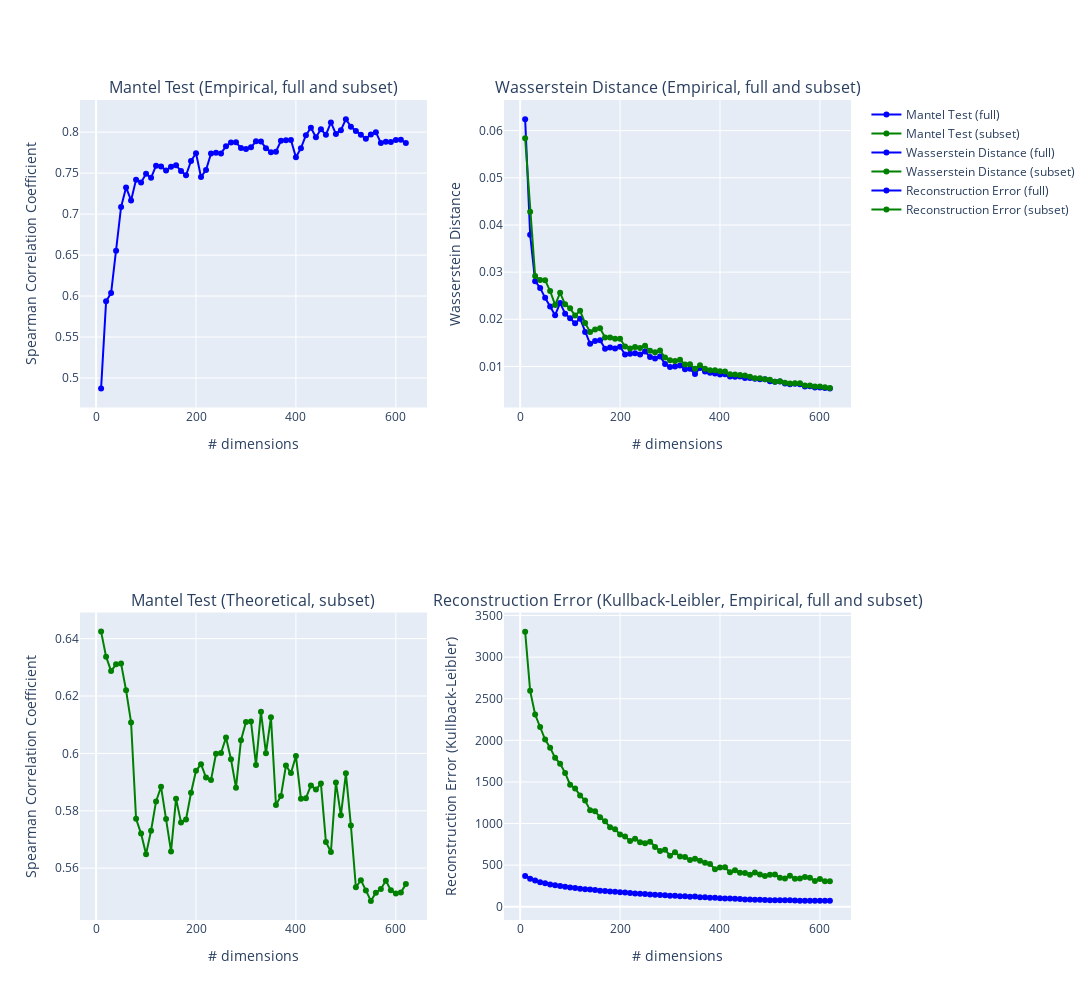

This figure's notebook cell:
### Code cell
#### RUN THIS VISUALIZATION: VISUALIZE EVALUATION RESULTS (PLOTLY INTERACTIVE): ALL EVAL METRICS
# the only theoretical 'sanity check' is with mantel subset!

from plotly.subplots import make_subplots
# Create subplots with 1 row and 4 columns
fig = make_subplots(rows=2, cols=2,
                    subplot_titles=( 
                                    'Mantel Test (Empirical, full and subset)', 
                                    'Wasserstein Distance (Empirical, full and subset)',
                                    'Mantel Test (Theoretical, subset)',
                                    'Reconstruction Error (Kullback-Leibler, Empirical, full and subset)'
                                    ))

# Add traces to each subplot
## MANTEL
fig.add_trace(go.Scatter(x=test_range, 
                         y=[t[0] for t in mantel_empirical_all2], 
                         mode='markers+lines', 
                         name='Mantel Test (full)', 
                         line=dict(color='blue')), 
                         row=1, col=1)
fig.add_trace(go.Scatter(x=test_range, 
                         y=[t[0] for t in mantel_empirical_subset2],
                        mode='markers+lines', 
                        name='Mantel Test (subset)', 
                        line=dict(color='green')), 
                        row=1, col=1)

fig.add_trace(go.Scatter(x=test_range,
                         y=[t[0] for t in mantel_theoretical_subset2],
                         mode='markers+lines', 
                         name='Mantel Test (subset)', 
                         line=dict(color='green')), 
                         row=2, col=1)

## WASSERSTEIN
fig.add_trace(go.Scatter(x=test_range, 
                         y=wasserstein_all2, 
                         mode='markers+lines', 
                         name='Wasserstein Distance (full)', 
                         line=dict(color='blue')), 
                         row=1, col=2)
fig.add_trace(go.Scatter(x=test_range, 
                         y=wasserstein_subset2, 
                         mode='markers+lines', 
                         name='Wasserstein Distance (subset)', 
                         line=dict(color='green')), 
                         row=1, col=2)

## RECONSTRUCTION ERROR
fig.add_trace(go.Scatter(x=test_range, 
                         y=reconstruction_errors_all2, 
                         mode='markers+lines', 
                         name='Reconstruction Error (full)', 
                         line=dict(color='blue')), 
                         row=2, col=2)
fig.add_trace(go.Scatter(x=test_range, 
                         y=reconstruction_errors_subset2, 
                         mode='markers+lines', 
                         name='Reconstruction Error (subset)', 
                         line=dict(color='green')), 
                         row=2, col=2)



# Update layout and axis labels
fig.update_layout(height=1000, width=1500)
fig.update_xaxes(title_text='# dimensions', row=1, col=1)
fig.update_xaxes(title_text='# dimensions', row=1, col=2)
fig.update_xaxes(title_text='# dimensions', row=2, col=1)
fig.update_xaxes(title_text='# dimensions', row=2, col=2)

fig.update_yaxes(title_text='Spearman Correlation Coefficient', row=1, col=1)
fig.update_yaxes(title_text='Wasserstein Distance', row=1, col=2)
fig.update_yaxes(title_text='Spearman Correlation Coefficient', row=2, col=1)
fig.update_yaxes(title_text='Reconstruction Error (Kullback-Leibler)', row=2, col=2)


# Show the subplots
fig.show()

### Figure 1 — Plotly figure (JSON) as saved in the notebook; plotly's stock layout.template omitted (floating-point values rounded to 4 significant figures)
{"data": [{"line": {"color": "blue"}, "mode": "markers+lines", "name": "Mantel Test (full)", "type": "scatter", "x": [10, 20, 30, 40, 50, 60, 70, 80, 90, 100, 110, 120, 130, 140, 150, 160, 170, 180, 190, 200, 210, 220, 230, 240, 250, 260, 270, 280, 290, 300, 310, 320, 330, 340, 350, 360, 370, 380, 390, 400, 410, 420, 430, 440, 450, 460, 470, 480, 490, 500, 510, 520, 530, 540, 550, 560, 570, 580, 590, 600, 610, 620], "xaxis": "x", "y": [0.4874, 0.5936, 0.6036, 0.6554, 0.7087, 0.7326, 0.7167, 0.742, 0.7387, 0.7493, 0.7443, 0.7591, 0.7581, 0.7532, 0.7578, 0.7595, 0.7526, 0.7474, 0.7649, 0.7743, 0.7453, 0.7538, 0.7738, 0.7748, 0.774, 0.7829, 0.7874, 0.7877, 0.7805, 0.7795, 0.7815, 0.7888, 0.7887, 0.7804, 0.7753, 0.7762, 0.7895, 0.7902, 0.7905, 0.7692, 0.7804, 0.7963, 0.8053, 0.7937, 0.8035, 0.7967, 0.8119, 0.7979, 0.8024, 0.8159, 0.8066, 0.8013, 0.7969, 0.792, 0.7971, 0.7999, 0.7867, 0.7883, 0.7879, 0.7904, 0.7907, 0.7867], "yaxis": "y"}, {"line": {"color": "green"}, "mode": "markers+lines", "name": "Mantel Test (subset)", "type": "scatter", "x": [10, 20, 30, 40, 50, 60, 70, 80, 90, 100, 110, 120, 130, 140, 150, 160, 170, 180, 190, 200, 210, 220, 230, 240, 250, 260, 270, 280, 290, 300, 310, 320, 330, 340, 350, 360, 370, 380, 390, 400, 410, 420, 430, 440, 450, 460, 470, 480, 490, 500, 510, 520, 530, 540, 550, 560, 570, 580, 590, 600, 610, 620], "xaxis": "x", "y": [], "yaxis": "y"}, {"line": {"color": "green"}, "mode": "markers+lines", "name": "Mantel Test (subset)", "type": "scatter", "x": [10, 20, 30, 40, 50, 60, 70, 80, 90, 100, 110, 120, 130, 140, 150, 160, 170, 180, 190, 200, 210, 220, 230, 240, 250, 260, 270, 280, 290, 300, 310, 320, 330, 340, 350, 360, 370, 380, 390, 400, 410, 420, 430, 440, 450, 460, 470, 480, 490, 500, 510, 520, 530, 540, 550, 560, 570, 580, 590, 600, 610, 620], "xaxis": "x3", "y": [0.6424, 0.6337, 0.6287, 0.6311, 0.6313, 0.622, 0.6108, 0.5772, 0.572, 0.5649, 0.5731, 0.5833, 0.5884, 0.5771, 0.5658, 0.5842, 0.576, 0.577, 0.5863, 0.5939, 0.5963, 0.5916, 0.5907, 0.5999, 0.6002, 0.6055, 0.598, 0.588, 0.6046, 0.6109, 0.6111, 0.596, 0.6145, 0.6001, 0.6126, 0.5821, 0.5852, 0.5958, 0.5931, 0.5991, 0.5842, 0.5844, 0.5888, 0.5874, 0.5895, 0.5691, 0.5656, 0.5899, 0.5784, 0.5931, 0.5749, 0.5534, 0.5558, 0.5523, 0.5486, 0.5514, 0.5528, 0.5556, 0.5523, 0.5512, 0.5515, 0.5544], "yaxis": "y3"}, {"line": {"color": "blue"}, "mode": "markers+lines", "name": "Wasserstein Distance (full)", "type": "scatter", "x": [10, 20, 30, 40, 50, 60, 70, 80, 90, 100, 110, 120, 130, 140, 150, 160, 170, 180, 190, 200, 210, 220, 230, 240, 250, 260, 270, 280, 290, 300, 310, 320, 330, 340, 350, 360, 370, 380, 390, 400, 410, 420, 430, 440, 450, 460, 470, 480, 490, 500, 510, 520, 530, 540, 550, 560, 570, 580, 590, 600, 610, 620], "xaxis": "x2", "y": [0.06245, 0.03794, 0.02809, 0.02665, 0.02454, 0.0227, 0.02088, 0.02347, 0.02119, 0.02023, 0.01914, 0.02014, 0.0173, 0.01479, 0.01538, 0.01557, 0.01377, 0.01403, 0.01379, 0.01419, 0.01252, 0.01268, 0.01278, 0.01251, 0.01316, 0.01201, 0.01169, 0.01212, 0.01054, 0.009905, 0.01, 0.01021, 0.009424, 0.009501, 0.008394, 0.009679, 0.008928, 0.008679, 0.008479, 0.008294, 0.008339, 0.007865, 0.007814, 0.007861, 0.007553, 0.007552, 0.00737, 0.007307, 0.007283, 0.006881, 0.006749, 0.006799, 0.006361, 0.006202, 0.006334, 0.006207, 0.005757, 0.00579, 0.005528, 0.005526, 0.005434, 0.005348], "yaxis": "y2"}, {"line": {"color": "green"}, "mode": "markers+lines", "name": "Wasserstein Distance (subset)", "type": "scatter", "x": [10, 20, 30, 40, 50, 60, 70, 80, 90, 100, 110, 120, 130, 140, 150, 160, 170, 180, 190, 200, 210, 220, 230, 240, 250, 260, 270, 280, 290, 300, 310, 320, 330, 340, 350, 360, 370, 380, 390, 400, 410, 420, 430, 440, 450, 460, 470, 480, 490, 500, 510, 520, 530, 540, 550, 560, 570, 580, 590, 600, 610, 620], "xaxis": "x2", "y": [0.05837, 0.04281, 0.02919, 0.02831, 0.02829, 0.02599, 0.02306, 0.02562, 0.02318, 0.02231, 0.02078, 0.02179, 0.01919, 0.01731, 0.01784, 0.01809, 0.01614, 0.01616, 0.01585, 0.01586, 0.01423, 0.01383, 0.01415, 0.01393, 0.01437, 0.01334, 0.01302, 0.01339, 0.01187, 0.01132, 0.01116, 0.01142, 0.0104, 0.01045, 0.009526, 0.01025, 0.009496, 0.009204, 0.009176, 0.009003, 0.008932, 0.008362, 0.008275, 0.008172, 0.008065, 0.007803, 0.007476, 0.007476, 0.007285, 0.007188, 0.006764, 0.006842, 0.006523, 0.006404, 0.006429, 0.006415, 0.005968, 0.005962, 0.005735, 0.00572, 0.005602, 0.005419], "yaxis": "y2"}, {"line": {"color": "blue"}, "mode": "markers+lines", "name": "Reconstruction Error (full)", "type": "scatter", "x": [10, 20, 30, 40, 50, 60, 70, 80, 90, 100, 110, 120, 130, 140, 150, 160, 170, 180, 190, 200, 210, 220, 230, 240, 250, 260, 270, 280, 290, 300, 310, 320, 330, 340, 350, 360, 370, 380, 390, 400, 410, 420, 430, 440, 450, 460, 470, 480, 490, 500, 510, 520, 530, 540, 550, 560, 570, 580, 590, 600, 610, 620], "xaxis": "x4", "y": [368.8, 336.2, 314.4, 296.0, 282.7, 268.4, 259.5, 249.6, 240.5, 231.6, 225.9, 217.6, 211.7, 206.7, 200.6, 193.0, 188.9, 183.9, 179.6, 173.9, 170.1, 165.7, 160.6, 155.9, 152.4, 148.7, 143.9, 141.1, 137.0, 133.3, 132.1, 126.9, 127.0, 121.0, 122.2, 113.9, 112.9, 108.0, 107.9, 102.4, 99.53, 98.29, 94.91, 92.52, 87.9, 86.91, 83.39, 83.37, 80.16, 78.74, 77.71, 76.91, 78.35, 77.67, 74.15, 70.68, 71.44, 71.05, 71.41, 71.03, 71.18, 72.75], "yaxis": "y4"}, {"line": {"color": "green"}, "mode": "markers+lines", "name": "Reconstruction Error (subset)", "type": "scatter", "x": [10, 20, 30, 40, 50, 60, 70, 80, 90, 100, 110, 120, 130, 140, 150, 160, 170, 180, 190, 200, 210, 220, 230, 240, 250, 260, 270, 280, 290, 300, 310, 320, 330, 340, 350, 360, 370, 380, 390, 400, 410, 420, 430, 440, 450, 460, 470, 480, 490, 500, 510, 520, 530, 540, 550, 560, 570, 580, 590, 600, 610, 620], "xaxis": "x4", "y": [3307.0, 2595.0, 2310.0, 2159.0, 2010.0, 1912.0, 1790.0, 1720.0, 1608.0, 1467.0, 1421.0, 1338.0, 1276.0, 1160.0, 1147.0, 1077.0, 1026.0, 956.5, 931.5, 868.8, 845.3, 791.2, 817.6, 776.4, 761.8, 781.8, 719.0, 668.6, 686.3, 614.0, 656.2, 604.4, 598.6, 561.1, 577.1, 553.4, 527.5, 513.8, 452.1, 471.5, 474.5, 414.8, 439.0, 410.1, 404.3, 386.1, 412.7, 386.4, 369.9, 384.8, 387.5, 349.7, 338.8, 374.1, 336.8, 338.1, 358.8, 348.7, 309.2, 334.4, 307.4, 305.7], "yaxis": "y4"}], "layout": {"annotations": [{"font": {"size": 16}, "showarrow": false, "text": "Mantel Test (Empirical, full and subset)", "x": 0.225, "xanchor": "center", "xref": "paper", "y": 1, "yanchor": "bottom", "yref": "paper"}, {"font": {"size": 16}, "showarrow": false, "text": "Wasserstein Distance (Empirical, full and subset)", "x": 0.775, "xanchor": "center", "xref": "paper", "y": 1, "yanchor": "bottom", "yref": "paper"}, {"font": {"size": 16}, "showarrow": false, "text": "Mantel Test (Theoretical, subset)", "x": 0.225, "xanchor": "center", "xref": "paper", "y": 0.375, "yanchor": "bottom", "yref": "paper"}, {"font": {"size": 16}, "showarrow": false, "text": "Reconstruction Error (Kullback-Leibler, Empirical, full and subset)", "x": 0.775, "xanchor": "center", "xref": "paper", "y": 0.375, "yanchor": "bottom", "yref": "paper"}], "height": 1000, "width": 1500, "xaxis": {"anchor": "y", "domain": [0, 0.45], "title": {"text": "# dimensions"}}, "xaxis2": {"anchor": "y2", "domain": [0.55, 1], "title": {"text": "# dimensions"}}, "xaxis3": {"anchor": "y3", "domain": [0, 0.45], "title": {"text": "# dimensions"}}, "xaxis4": {"anchor": "y4", "domain": [0.55, 1], "title": {"text": "# dimensions"}}, "yaxis": {"anchor": "x", "domain": [0.625, 1], "title": {"text": "Spearman Correlation Coefficient"}}, "yaxis2": {"anchor": "x2", "domain": [0.625, 1], "title": {"text": "Wasserstein Distance"}}, "yaxis3": {"anchor": "x3", "domain": [0, 0.375], "title": {"text": "Spearman Correlation Coefficient"}}, "yaxis4": {"anchor": "x4", "domain": [0, 0.375], "title": {"text": "Reconstruction Error (Kullback-Leibler)"}}}}
